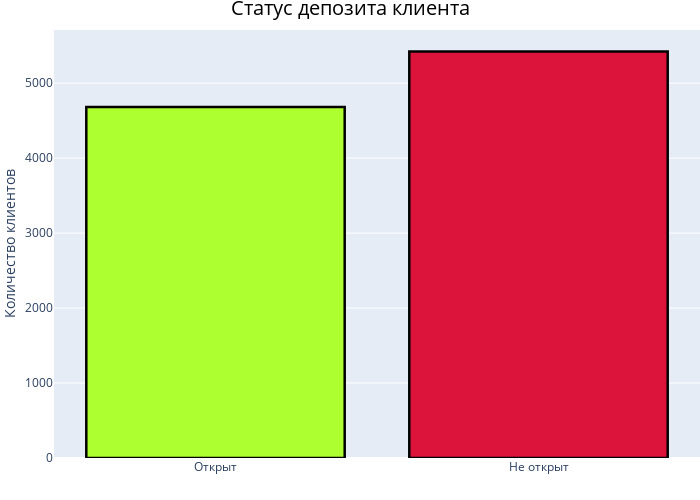

The cell this chart's notebook holds for it:
### Markdown cell above
<div class="alert alert-info">

Взглянем на сбалансированность исследуемого признака

### Code cell
# Построение графика

fig = px.histogram(df_c,
                   x='deposit',
                   width=700,
                   height=500,
                   color="deposit", 
                   color_discrete_sequence=['#adff2f', '#dc143c'] # заданные цвета для колонок
                   )

# Настройка осей графика:
fig.update_layout(
    # Название графика
    title=dict(
        text='Статус депозита клиента', # Название
        font=dict(size=20, color= "black"), # Шрифт, цвет названия
        x=0.5 # заголовок центруем
        ),
    # Название осей
    xaxis=dict(title = "",
        tickmode='array', # режим размещения делений
        tickvals=[1, 0], # значение делений на оси
        ticktext=['Не открыт', 'Открыт'] # текст отображаемый на делениях
    ),
    yaxis_title="Количество клиентов", # Название оси y
    yaxis_tickformat='.0f', # Формат отображение по оси y
    margin=dict(l=0, r=0, t=30, b=0),
    showlegend = False, # Убираем легенду
    bargap = 0.2 # Расстояние между колонок
    )


# Настройка информации при наведении курсора:
fig.update_traces(
    hovertemplate="Клиентов: %{y}<br>", #Информация при наведении курсора на колонку
    marker_line_color='black',   # Цвет линии колонки
    marker_line_width=2.5,       # Толщина линии колонки
    opacity=1            # Прозрачность колонки
)

# Для интерпретатора
# fig.show();

# Для github
fig.write_image("png/deposit.png", engine="kaleido")
display(Image(filename=f"png/deposit.png"))

### Figure 1 — Plotly figure (JSON) as saved in the notebook; plotly's stock layout.template omitted (floating-point values rounded to 4 significant figures; data arrays with more than 128 entries replaced by an {"elided": "..."} marker saying what was removed)
{"data": [{"alignmentgroup": "True", "bingroup": "x", "hovertemplate": "Клиентов: %{y}<br>", "legendgroup": "yes", "marker": {"color": "#adff2f", "line": {"color": "black", "width": 2.5}, "pattern": {"shape": ""}}, "name": "yes", "offsetgroup": "yes", "opacity": 1, "orientation": "v", "showlegend": true, "type": "histogram", "x": {"elided": "4681 str values"}, "xaxis": "x", "yaxis": "y"}, {"alignmentgroup": "True", "bingroup": "x", "hovertemplate": "Клиентов: %{y}<br>", "legendgroup": "no", "marker": {"color": "#dc143c", "line": {"color": "black", "width": 2.5}, "pattern": {"shape": ""}}, "name": "no", "offsetgroup": "no", "opacity": 1, "orientation": "v", "showlegend": true, "type": "histogram", "x": {"elided": "5424 str values"}, "xaxis": "x", "yaxis": "y"}], "layout": {"bargap": 0.2, "barmode": "relative", "height": 500, "legend": {"title": {"text": "deposit"}, "tracegroupgap": 0}, "margin": {"b": 0, "l": 0, "r": 0, "t": 30}, "showlegend": false, "title": {"font": {"color": "black", "size": 20}, "text": "Статус депозита клиента", "x": 0.5}, "width": 700, "xaxis": {"anchor": "y", "categoryarray": ["yes", "no"], "categoryorder": "array", "domain": [0, 1], "tickmode": "array", "ticktext": ["Не открыт", "Открыт"], "tickvals": [1, 0], "title": {"text": ""}}, "yaxis": {"anchor": "x", "domain": [0, 1], "tickformat": ".0f", "title": {"text": "Количество клиентов"}}}}
